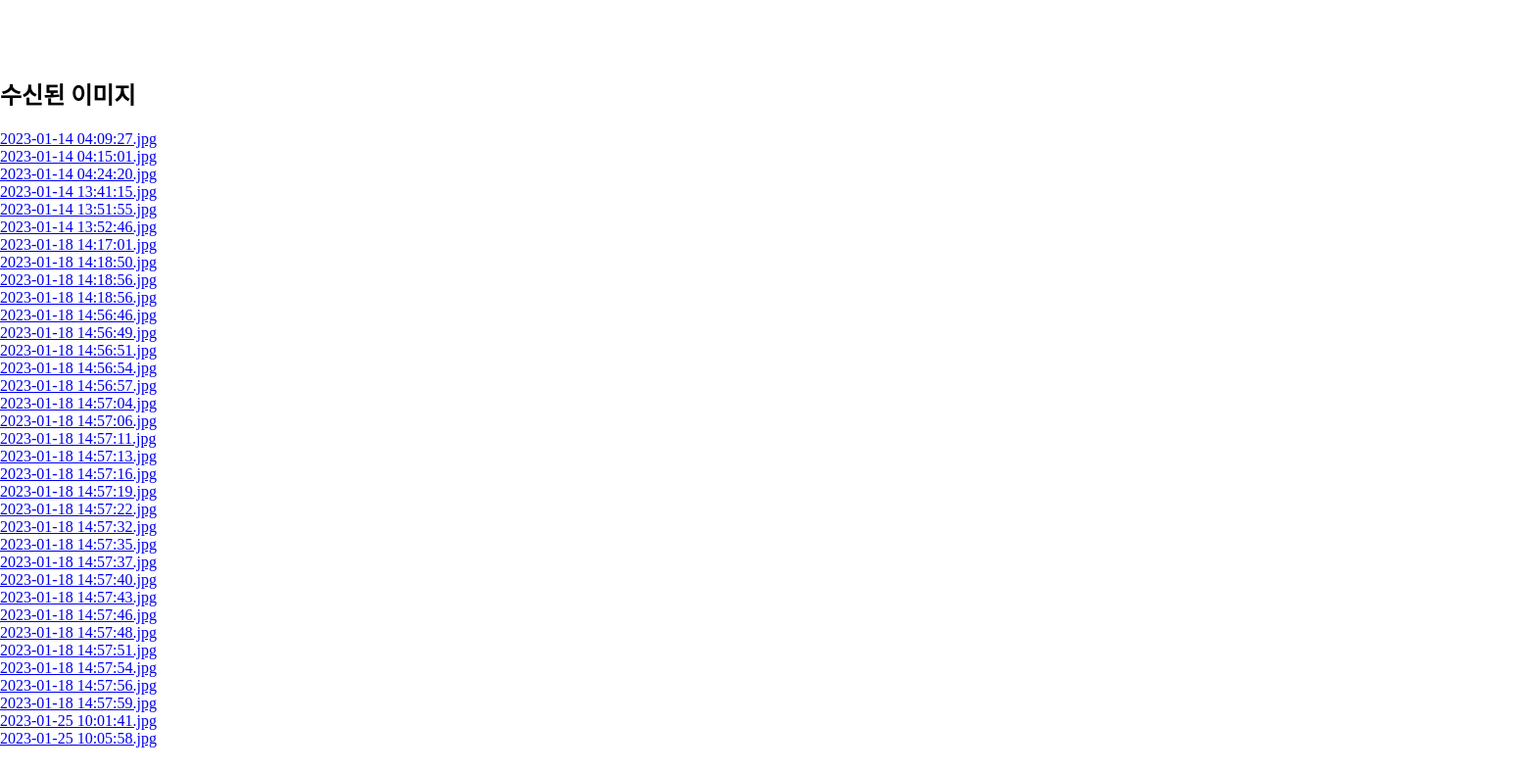
Page /iot/sec_file/ on the committed database.
### iot/models.py (models this page shows)
class SecFile(models.Model):
    file_name = models.CharField(max_length=100)
    sec_file = models.FileField(upload_to="")

### iot/views.py (the view)
# urls.py: path('sec_file/', SecFileListView.as_view(), name='list'),
class SecFileListView(generic.ListView):
    model = SecFile
    template_name = 'iot/sec_file_list.html'
    context_object_name = 'sec_files'

### templates/iot/sec_file_list.html (shortened to what this page needs)
{% extends 'base.html' %}
{% load static %}
{% block content %}
<div style="padding:3vh;"></div>
    <div class="container">
        <div class="row justify-content-center align-items-center">
            <div class="card align-middle" style="width:100rem; border-radius:20px; border-color:brown;">
                <div class="card-title" style="margin-top:30px;">
                    <h2 class="card-title text-center">수신된 이미지</h2>
                </div>
                <div class="card-body text-center">
                    {% for sec_file in sec_files %}
                        <table>
                            <tr><a href="{% url 'iot:detail' sec_file.id %}">{{ sec_file.file_name }}</a></tr>
                        </table>
                    {% endfor %}
                </div>
            </div>
        </div>
    </div>
{% endblock %}

### templates/base.html (shortened to what this page needs)
{% load static %}
<!doctype html>
<html lang="ko">
<head>
    <link rel="stylesheet" href="https://code.getmdl.io/1.3.0/material.min.css">
    <link rel="stylesheet" type="text/css" href="{% static 'css/styles.css' %}">
    <link rel="stylesheet" href="https://cdnjs.cloudflare.com/ajax/libs/font-awesome/5.8.2/css/all.min.css"/>
</head>
<body>
    {% block content %}{% endblock %}
</body>
</html>

### static/css/styles.css (style rules this page uses)
body { margin: 0; }

### rows in the picture
SecFile: file_name "2023-01-14 04:09:27.jpg"
SecFile: file_name "2023-01-14 04:15:01.jpg"
SecFile: file_name "2023-01-14 04:24:20.jpg"
SecFile: file_name "2023-01-14 13:41:15.jpg"
SecFile: file_name "2023-01-14 13:51:55.jpg"
SecFile: file_name "2023-01-14 13:52:46.jpg"
SecFile: file_name "2023-01-18 14:17:01.jpg"
SecFile: file_name "2023-01-18 14:18:50.jpg"
SecFile: file_name "2023-01-18 14:18:56.jpg"
SecFile: file_name "2023-01-18 14:18:56.jpg"
SecFile: file_name "2023-01-18 14:56:46.jpg"
SecFile: file_name "2023-01-18 14:56:49.jpg"
SecFile: file_name "2023-01-18 14:56:51.jpg"
SecFile: file_name "2023-01-18 14:56:54.jpg"
SecFile: file_name "2023-01-18 14:56:57.jpg"
SecFile: file_name "2023-01-18 14:57:04.jpg"
SecFile: file_name "2023-01-18 14:57:06.jpg"
SecFile: file_name "2023-01-18 14:57:11.jpg"
SecFile: file_name "2023-01-18 14:57:13.jpg"
SecFile: file_name "2023-01-18 14:57:16.jpg"
SecFile: file_name "2023-01-18 14:57:19.jpg"
SecFile: file_name "2023-01-18 14:57:22.jpg"
SecFile: file_name "2023-01-18 14:57:32.jpg"
SecFile: file_name "2023-01-18 14:57:35.jpg"
SecFile: file_name "2023-01-18 14:57:37.jpg"
SecFile: file_name "2023-01-18 14:57:40.jpg"
SecFile: file_name "2023-01-18 14:57:43.jpg"
SecFile: file_name "2023-01-18 14:57:46.jpg"
SecFile: file_name "2023-01-18 14:57:48.jpg"
SecFile: file_name "2023-01-18 14:57:51.jpg"
SecFile: file_name "2023-01-18 14:57:54.jpg"
SecFile: file_name "2023-01-18 14:57:56.jpg"
SecFile: file_name "2023-01-18 14:57:59.jpg"
SecFile: file_name "2023-01-25 10:01:41.jpg"
SecFile: file_name "2023-01-25 10:05:58.jpg"
